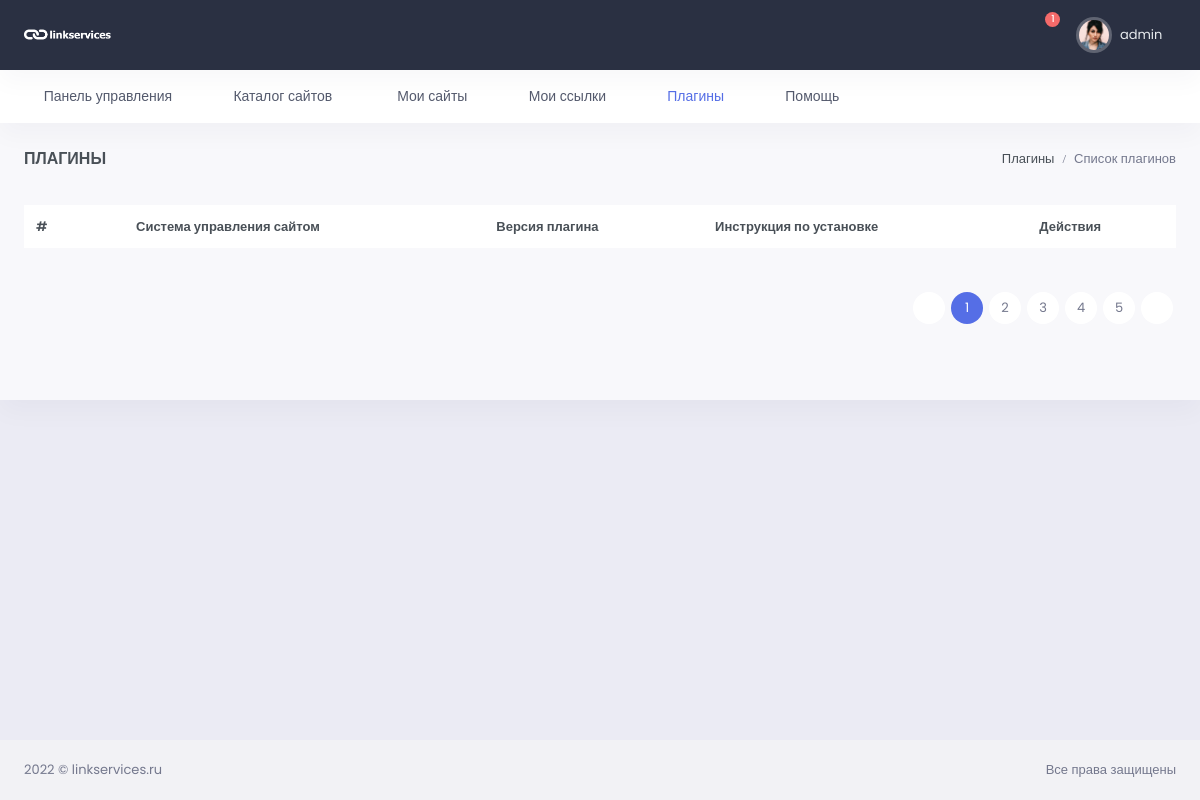
The app's page /plugins/ (signed in), older data.
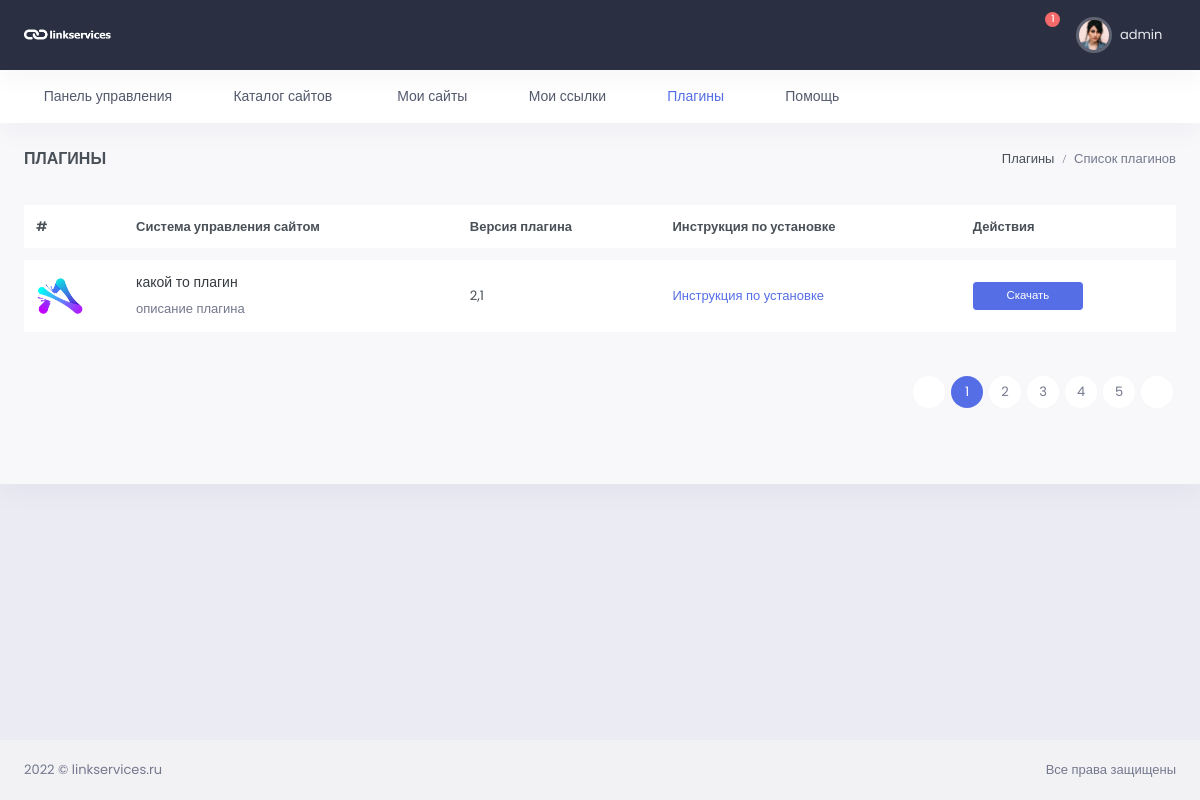
The same page, newer data.
### users/models.py (models this page shows)
class User(AbstractUser):
    email = models.EmailField(_("email address"), unique=True, )
    name_telegram = models.CharField(max_length=100, blank=True, null=True, verbose_name='Телеграмм')
    email_verify = models.BooleanField(default=False)
    USERNAME_FIELD = 'email'
    REQUIRED_FIELDS = ['username']
    class Meta:
        verbose_name = _("Пользователь")
        verbose_name_plural = _("Пользователи")
        ordering = ('-date_joined',)

### main/models.py (models this page shows, shortened)
class Plugin(models.Model):
    title = models.CharField(max_length=100, verbose_name='Наименование')
    description = models.CharField(max_length=250, verbose_name='Описание')
    version = models.DecimalField(max_digits=5, decimal_places=1, default=0, verbose_name='Версия')
    instruction = models.TextField(verbose_name='Инструкция', blank=True, null=True)
    created = models.DateTimeField(auto_now_add=True, verbose_name='Добавлено')
    update = models.DateTimeField(auto_now=True, verbose_name='Изменено')
    photo = models.ImageField(upload_to='icon_plugins/%Y/%m/%d/', verbose_name='Иконка плагина', blank=True)
    file = models.FileField(upload_to='plugins/%Y/%m/%d/', verbose_name='Плагин')
    class Meta:
        verbose_name = "Плагин"
        verbose_name_plural = "Плагины"

### main/views.py (the view)
# urls.py: path('plugins/', Plugins.as_view(), name='plugins'),
class Plugins(LoginRequiredMixin, ListView):
    model = Plugin
    template_name = 'main/plugins.html'
    context_object_name = 'plugins'

### main/templates/main/plugins.html
{% extends 'base.html' %}
{% load static %}
{% block content %}
<div id="layout-wrapper">
<div class="main-content">
    <div class="page-content">
        <div class="container-fluid">
            <div class="row">
                <div class="col-12">
                    <div class="page-title-box d-flex align-items-center justify-content-between">
                        <h4 class="mb-0 font-size-18">Плагины</h4>
                        <div class="page-title-right">
                            <ol class="breadcrumb m-0">
                                <li class="breadcrumb-item"><a href="javascript: void(0);">Плагины</a></li>
                                <li class="breadcrumb-item active">Список плагинов</li>
                            </ol>
                        </div>
                    </div>
                </div>
            </div>
            <div class="row">
                <div class="col-lg-12">
                    <div class="">
                        <div class="table-responsive">
                            <table class="table project-list-table table-nowrap align-middle table-borderless">
                                <thead>
                                <tr>
                                    <th scope="col" style="width: 100px">#</th>
                                    <th scope="col">Система управления сайтом</th>
                                    <th scope="col">Версия плагина</th>
                                    <th scope="col">Инструкция по установке</th>
                                    <th scope="col">Действия</th>
                                </tr>
                                </thead>
                                <tbody>
                                {% for item in plugins %}
                                <tr>
                                        {% if item.photo %}
                                    <td><img src="{{ item.photo.url }}" alt="" class="avatar-sm"></td>
                                    {% else %}
                                    <td><img src="{% static '/images/companies/img-2.png' %}" alt="" class="avatar-sm"></td>
                                    {% endif %}
                                    <td>
                                        <h5 class="text-truncate font-size-14"><a href="javascript: void(0);"
                                                                                  class="text-dark">{{ item.title }}</a></h5>
                                        <p class="text-muted mb-0">{{ item.description }}</p>
                                    </td>
                                    <td>{{ item.version }}</td>
                                    <td><a href="#">Инструкция по установке</a></td>
                                    <td>
                                       <a href="{{ item.file.url }}"> <button type="button" class="btn btn-primary btn-sm w-md" data-bs-toggle="modal"
                                                data-bs-target="#withdrawModal" style="margin-left: auto;">Скачать
                                       </button></a>
                                    </td>
                                </tr>
                                {% endfor %}
                                </tbody>
                            </table>
                        </div>
                    </div>
                </div>
            </div>
            <div class="row">
                <div class="col-12">
                    <div class="text-center my-3">
                        <ul class="pagination pagination-rounded justify-content-end mb-2">
                            <li class="page-item disabled">
                                <a class="page-link" href="javascript: void(0);" aria-label="Previous">
                                    <i class="mdi mdi-chevron-left"></i>
                                </a>
                            </li>
                            <li class="page-item active"><a class="page-link" href="javascript: void(0);">1</a></li>
                            <li class="page-item"><a class="page-link" href="javascript: void(0);">2</a></li>
                            <li class="page-item"><a class="page-link" href="javascript: void(0);">3</a></li>
                            <li class="page-item"><a class="page-link" href="javascript: void(0);">4</a></li>
                            <li class="page-item"><a class="page-link" href="javascript: void(0);">5</a></li>
                            <li class="page-item">
                                <a class="page-link" href="javascript: void(0);" aria-label="Next">
                                    <i class="mdi mdi-chevron-right"></i>
                                </a>
                            </li>
                        </ul>
                    </div>
                </div>
            </div>
        </div>
    </div>
</div>
</div>
{% endblock %}

### templates/base.html (shortened to what this page needs)
{% load static %}
<!doctype html>
<html lang="en">
<head>
    <link href="{% static 'css/bootstrap.min.css' %}" id="bootstrap-style" rel="stylesheet" type="text/css"/>
    <link href="{% static 'css/icons.min.css' %}" rel="stylesheet" type="text/css"/>
    <link href="{% static 'css/app.min.css' %}" id="app-style" rel="stylesheet" type="text/css"/>
    <link rel="stylesheet" href="https://cdnjs.cloudflare.com/ajax/libs/ion-rangeslider/2.3.1/css/ion.rangeSlider.min.css"/>
</head>
{% block body %}
<body data-topbar="dark" data-layout="horizontal" data-layout-size="boxed">
{% block header %}
{% include 'inc/_header.html' %}
{% endblock %}
{% block content %}
{% endblock %}
 {% block footer %}
{% include 'inc/_footer.html' %}
 {% endblock %}
{% endblock %}
</body>
</html>

### templates/inc/_header.html (shortened to what this page needs)
{% load static %}
<header id="page-topbar">
    <div class="navbar-header">
        <div class="d-flex">
            <div class="navbar-brand-box">
                <a href="{% url 'profile' %}" class="logo logo-light">
                    <span class="logo-lg">
                                    <img src="{% static '/images/logo-light.png' %}" alt="" height="19">
                                </span>
                </a>
            </div>
        </div>
        <div class="d-flex">
            <div class="dropdown d-none d-lg-inline-block ms-1">
                <button type="button" class="btn header-item noti-icon waves-effect"
                        data-bs-toggle="dropdown" aria-haspopup="true" aria-expanded="false">
                    <i class="bx bx-customize"></i>
                </button>
            </div>
            <div class="dropdown d-inline-block">
                <button type="button" class="btn header-item noti-icon waves-effect"
                        id="page-header-notifications-dropdown"
                        data-bs-toggle="dropdown" aria-haspopup="true" aria-expanded="false">
                    <i class="bx bx-bell bx-tada"></i>
                    <span class="badge bg-danger rounded-pill">1</span>
                </button>
            </div>
            <div class="dropdown d-inline-block">
                <button type="button" class="btn header-item waves-effect" id="page-header-user-dropdown"
                        data-bs-toggle="dropdown" aria-haspopup="true" aria-expanded="false">
                    {% if request.user.is_authenticated %}
                    <img class="rounded-circle header-profile-user" src="{% static '/images/users/avatar-1.jpg' %}"
                         alt="Header Avatar">
                    <span class="d-none d-xl-inline-block ms-1" key="t-henry">{{ user.username }}</span>
                    {% endif %}
                    <i class="mdi mdi-chevron-down d-none d-xl-inline-block"></i>
                </button>
            </div>
        </div>
    </div>
</header>
<div class="topnav">
    <div class="container-fluid">
        <nav class="navbar navbar-light navbar-expand-lg topnav-menu">
            <div class="collapse navbar-collapse" id="topnav-menu-content">
                <ul class="navbar-nav">
                    <li class="nav-item dropdown">
                        <a class="nav-link dropdown-toggle arrow-none" href="{% url 'profile' %}" id="topnav-dashboard"
                           role="button">
                            <i class="bx bx-home-circle me-2"></i><span key="t-dashboards">Панель управления</span>
                        </a>
                    </li>
                    <li class="nav-item dropdown">
                        <a class="nav-link dropdown-toggle arrow-none" href="{% url 'catalog' %}" id="topnav-dashboard"
                           role="button">
                            <i class="bx bx-home-circle me-2"></i><span key="t-dashboards">Каталог сайтов</span>
                        </a>
                    </li>
                    <li class="nav-item dropdown">
                        <a class="nav-link dropdown-toggle arrow-none" href="{% url 'my-sites' %}" id="topnav-uielement"
                           role="button">
                            <i class="bx bx-tone me-2"></i>
                            <span key="t-ui-elements">Мои сайты</span>
                        </a>
                    </li>
                    <li class="nav-item dropdown">
                        <a class="nav-link dropdown-toggle arrow-none" href="{% url 'my-links' %}" id="topnav-pages"
                           role="button">
                            <i class="bx bx-customize me-2"></i><span key="t-apps">Мои ссылки</span>
                        </a>
                    </li>
                    <li class="nav-item dropdown">
                        <a class="nav-link dropdown-toggle arrow-none" href="{% url 'plugins' %}" id="topnav-components"
                           role="button">
                            <i class="bx bx-collection me-2"></i><span key="t-components">Плагины</span>
                        </a>
                    </li>
                    <li class="nav-item dropdown">
                        <a class="nav-link dropdown-toggle arrow-none" href="{% url 'help' %}" id="topnav-more"
                           role="button">
                            <i class="bx bx-file me-2"></i><span key="t-extra-pages">Помощь</span>
                        </a>
                    </li>
                </ul>
            </div>
        </nav>
    </div>
</div>

### templates/inc/_footer.html
<footer class="footer">
                    <div class="container-fluid">
                        <div class="row">
                            <div class="col-sm-6">
                                <script>document.write(new Date().getFullYear())</script> © linkservices.ru
                            </div>
                            <div class="col-sm-6">
                                <div class="text-sm-end d-none d-sm-block">
                                    Все права защищены
                                </div>
                            </div>
                        </div>
                    </div>
                </footer>

Row changes from the older to the newer data that the page shows:
added Plugin: photo (picture), title "какой то плагин", description "описание плагина", version "2,1"
